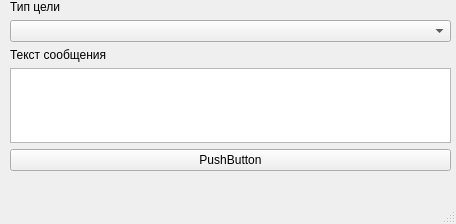
<?xml version="1.0" encoding="UTF-8"?>
<ui version="4.0">
 <class>MainWindow</class>
 <widget class="QMainWindow" name="MainWindow">
  <property name="geometry">
   <rect>
    <x>0</x>
    <y>0</y>
    <width>456</width>
    <height>224</height>
   </rect>
  </property>
  <property name="windowTitle">
   <string>MainWindow</string>
  </property>
  <widget class="QWidget" name="centralwidget">
   <widget class="QWidget" name="verticalLayoutWidget">
    <property name="geometry">
     <rect>
      <x>10</x>
      <y>0</y>
      <width>441</width>
      <height>171</height>
     </rect>
    </property>
    <layout class="QVBoxLayout" name="verticalLayout">
     <item>
      <widget class="QLabel" name="label">
       <property name="text">
        <string>Тип цели</string>
       </property>
      </widget>
     </item>
     <item>
      <widget class="QComboBox" name="comboBox"/>
     </item>
     <item>
      <widget class="QLabel" name="label_2">
       <property name="text">
        <string>Текст сообщения</string>
       </property>
      </widget>
     </item>
     <item>
      <widget class="QTextEdit" name="textEdit_2"/>
     </item>
     <item>
      <widget class="QPushButton" name="pushButton_2">
       <property name="text">
        <string>PushButton</string>
       </property>
      </widget>
     </item>
    </layout>
   </widget>
  </widget>
  <widget class="QMenuBar" name="menubar">
   <property name="geometry">
    <rect>
     <x>0</x>
     <y>0</y>
     <width>456</width>
     <height>30</height>
    </rect>
   </property>
  </widget>
  <widget class="QStatusBar" name="statusbar"/>
 </widget>
 <resources/>
 <connections/>
</ui>
